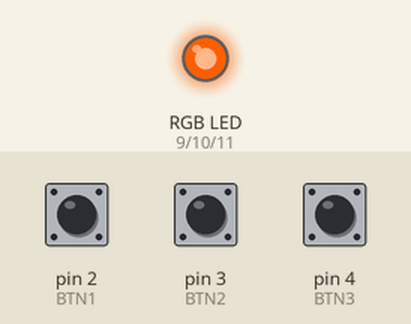
Bench run of a sketch on a simulated Arduino Uno, built with avr-gcc and run on an emulated ATmega328P. On the bench: an RGB LED mixed from three pins (HIGH = lit). The inputs (shaded band) are chosen by the test bench; at power-on: pin 2 (BTN1) LOW, pin 3 (BTN2) LOW, pin 4 (BTN3) LOW.

Above: at 1.5 s.
1.6 s: pin 2 (BTN1) pulled HIGH for 0.15 s
At 3.0 s:
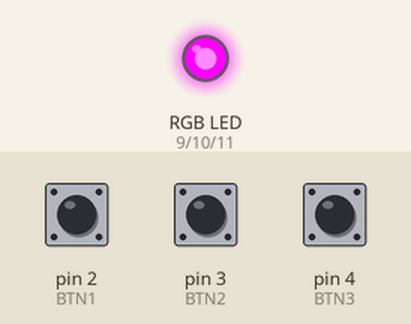
At 25.3 s:
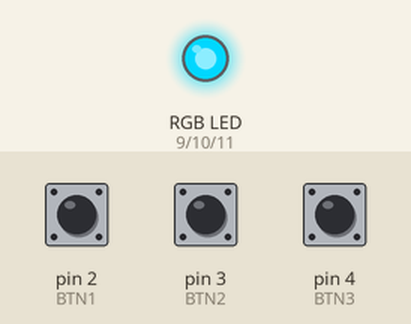
Timing chart, 0 to 38.2 s (numbered marks = the images above; inputs shaded):
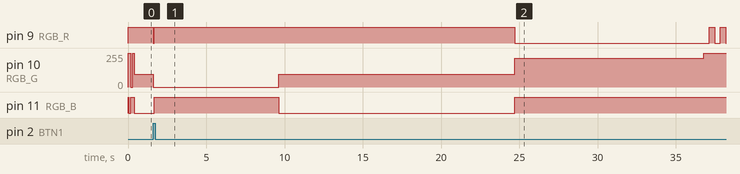

Measured:
- after the input at 1.6 s, pin 11 (RGB_B): LOW → HIGH after 0.08 s instead of 17.0 s

The sketch:

pet.ino
```cpp
const byte RGB_R = 9;
const byte RGB_G = 10;
const byte RGB_B = 11;

const byte BTN1 = 2;   // pet button (or one of them)
const byte BTN2 = 3;   // optional
const byte BTN3 = 4;   // optional

// ----------- Toy parameters -----------
int happiness = 70;                 // 0..100
const int MAX_HAPPY = 100;
const int MIN_HAPPY = 0;

const int PET_GAIN = 8;             // how much happiness increases per pet
const unsigned long TOUCH_GRACE_MS = 5000;   // "untouched for a while" threshold (5s)
const unsigned long DECAY_STEP_MS  = 1500;   // after grace, lose points every 1.5s
const int DECAY_AMOUNT = 3;         // points lost per decay step

// ----------- Timing -----------
unsigned long lastTouchMs = 0;
unsigned long lastDecayMs = 0;

// ----------- Button polarity auto-detect -----------
byte PRESSED = HIGH; // will be set in setup()

bool readPressed(byte pin) {
  return digitalRead(pin) == PRESSED;
}

bool anyPetPressedRaw() {
  // "pressed" state uses PRESSED variable (after detection)
  return readPressed(BTN1) || readPressed(BTN2) || readPressed(BTN3);
}

void detectButtonPolarity() {
  // Read idle state of BTN1 (assumes not pressed at boot)
  byte idle = digitalRead(BTN1);
  // pressed is opposite of idle
  PRESSED = (idle == HIGH) ? LOW : HIGH;
}

// ----------- Common-anode RGB helpers -----------
void rgbOff() {
  digitalWrite(RGB_R, HIGH);
  digitalWrite(RGB_G, HIGH);
  digitalWrite(RGB_B, HIGH);
}

// PWM set (0..255), common anode invert
void rgbPWM(byte r, byte g, byte b) {
  analogWrite(RGB_R, 255 - r);
  analogWrite(RGB_G, 255 - g);
  analogWrite(RGB_B, 255 - b);
}

// Mood display based on happiness
void showMood() {
  // Very Sad: blinking red
  if (happiness <= 15) {
    static bool on = false;
    static unsigned long t = 0;
    if (millis() - t > 350) {
      t = millis();
      on = !on;
    }
    if (on) rgbPWM(255, 0, 0);
    else rgbOff();
    return;
  }

  // Sad: light red
  if (happiness <= 40) {
    rgbPWM(255, 40, 0);   // soft red (sad)
    return;
  }

  // Okay/Calm: cyan/blue
  if (happiness <= 70) {
    rgbPWM(0, 160, 255);  // calm cyan-blue
    return;
  }

  // Happy: green
  rgbPWM(0, 255, 0);
}

// Simple edge-detected “pet” (one pet per click)
bool lastPetState = false;

bool petEvent() {
  bool now = anyPetPressedRaw();
  bool event = (now && !lastPetState);
  lastPetState = now;
  return event;
}

void clampHappiness() {
  if (happiness > MAX_HAPPY) happiness = MAX_HAPPY;
  if (happiness < MIN_HAPPY) happiness = MIN_HAPPY;
}

void onPet() {
  happiness += PET_GAIN;
  clampHappiness();
  lastTouchMs = millis();

  // cute feedback: quick sparkle (white flash)
  rgbPWM(255, 255, 255);
  delay(70);
}

void decayIfUntouched() {
  unsigned long now = millis();

  // only start decaying after grace period
  if (now - lastTouchMs < TOUCH_GRACE_MS) return;

  // decay step timing
  if (now - lastDecayMs >= DECAY_STEP_MS) {
    lastDecayMs = now;
    happiness -= DECAY_AMOUNT;
    clampHappiness();
  }
}

void setup() {
  pinMode(RGB_R, OUTPUT);
  pinMode(RGB_G, OUTPUT);
  pinMode(RGB_B, OUTPUT);
  rgbOff();

  pinMode(BTN1, INPUT);
  pinMode(BTN2, INPUT);
  pinMode(BTN3, INPUT);

  delay(50);
  detectButtonPolarity();

  lastTouchMs = millis();
  lastDecayMs = millis();

  // startup mood intro
  rgbPWM(0, 0, 255); delay(120);
  rgbPWM(0, 255, 0); delay(120);
  rgbOff(); delay(100);
}

void loop() {
  // Pet detected
  if (petEvent()) {
    onPet();
  }

  // Untouched decay
  decayIfUntouched();

  // Show mood continuously
  showMood();

  delay(10);
}
```
